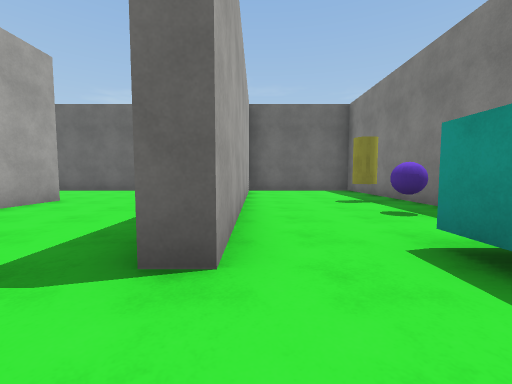
View 1 (above)

16 first-person views from a walk through a 3-D level made in the Unity game engine. The camera is 1.2 m above the floor, tilts 4° down and sees 90° across. The floor is counted in squares, 2 m on a side. Each view is taken from the middle of a square. On the plan, view 1 faces up. The plan holds only what a view shows up to about 9 squares ahead; the rest is blank. Surface patterns are stand-ins for the level's own textures.

View 2
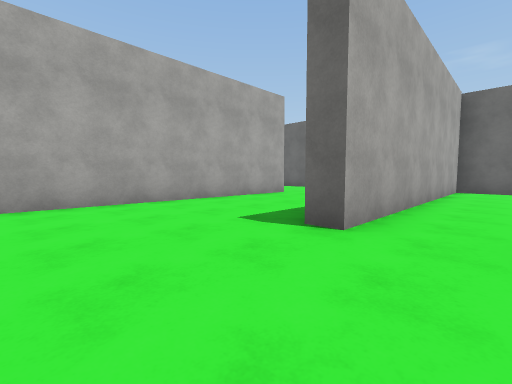

View 3
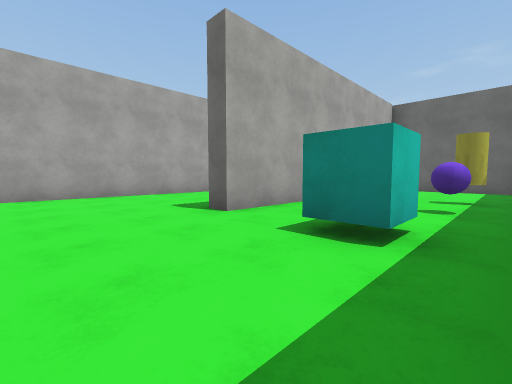

View 4
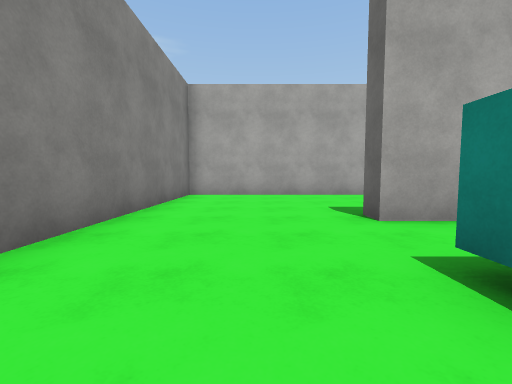

View 5
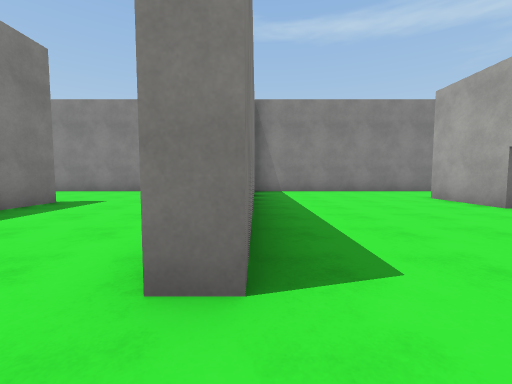

View 6
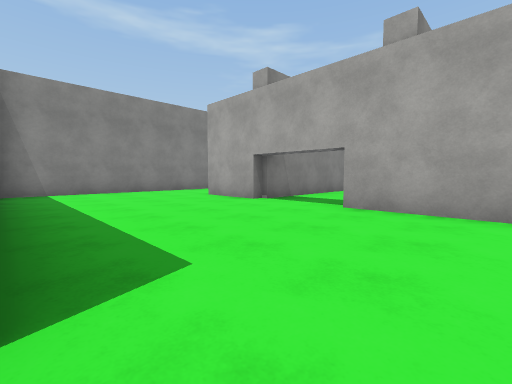

View 7
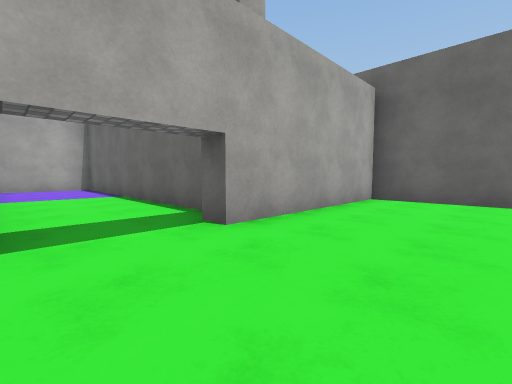

View 8
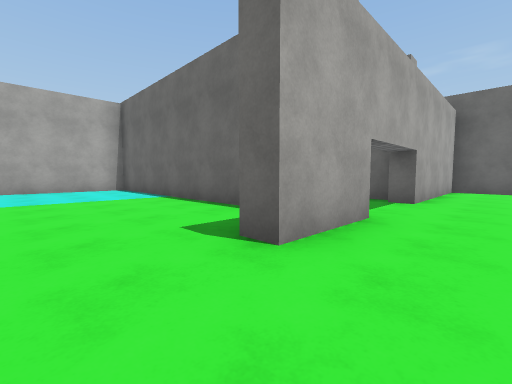

View 9
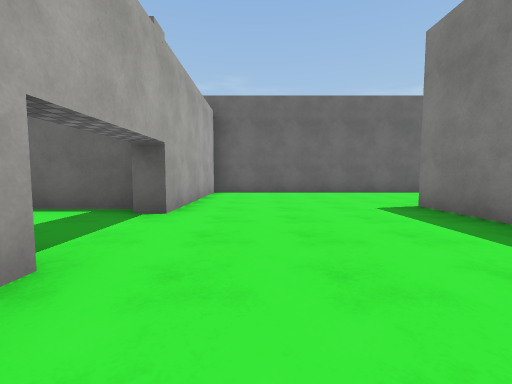

View 10
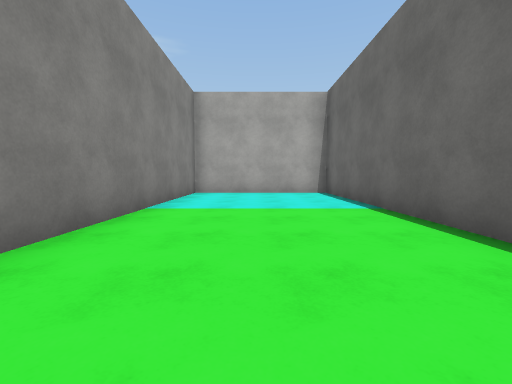

View 11
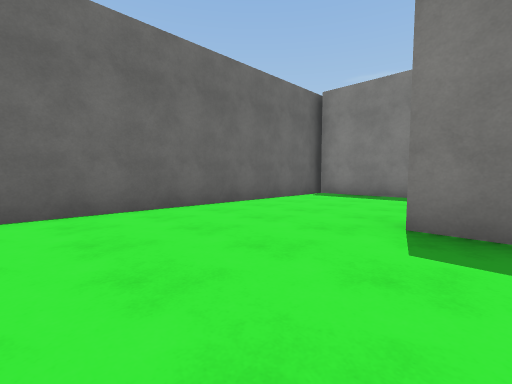

View 12
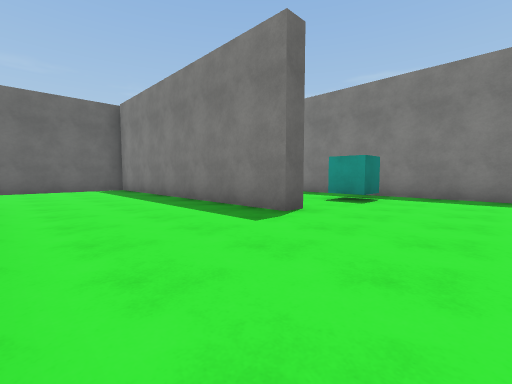

View 13
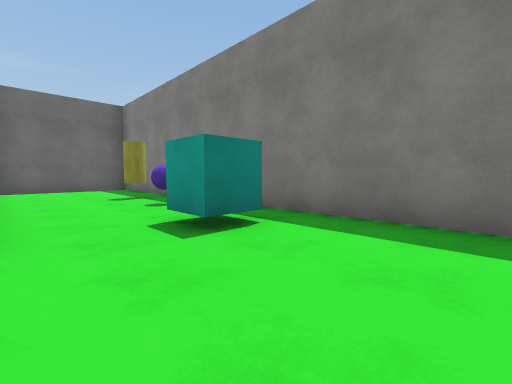

View 14
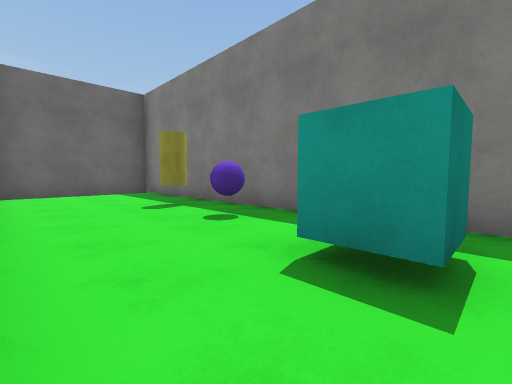

View 15
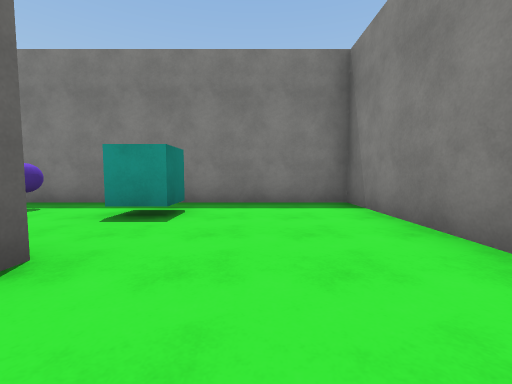

View 16
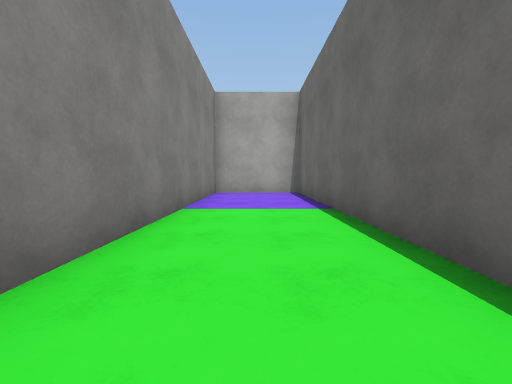

### Floor plan
Points are (right, up) in squares from view 1. A wall is a line through its corners. A room is listed if a view was taken in it or the views show most of it. See-through windows are left out.
Room 1 (views 1, 2, 3, 4, 5, 6, 7, 8, 9, 10, 11, 12, 13, 14, 15, 16)
walls: (-4.9, 2.2) (-4.9, 5.8) (-4.4, 5.8) (-4.4, -1.9) (3.4, -1.9) (3.4, 9.5) (-9.4, 9.5) (-9.4, 4.9) (-9.9, 4.9); (-9.8, 2.6) (-9.4, 2.6) (-9.4, 0.6) (-9.9, 0.6); (-10, 5.4) (-18.1, 5.4) (-18.1, 2.7) (-9.6, 2.7); (-11.6, 2.2) (-18.1, 2.2) (-18.1, -1.9) (-4.9, -1.9); (-0.2, 9.4) (-0.2, 1.6) (-0.7, 1.6) (-0.7, 9.4)
ways out: gap at (-10, 9)
objects: cyan cube (2, 2); ball (2, 4); yellow cylinder (2, 6)

Where each view was taken, in squares from view 1:
view 1: 0 up, 0 right, facing up
view 2: 1 down, 1 right, facing up-left
view 3: 1 down, 3 right, facing up-left
view 4: 0 up, 3 right, facing left
view 5: 7 up, 5 left, facing down
view 6: 7 up, 5 left, facing down-left
view 7: 3 up, 7 left, facing up-left
view 8: 1 down, 8 left, facing up-left
view 9: 1 up, 8 left, facing up
view 10: 0 up, 10 left, facing left
view 11: 5 up, 8 left, facing up-right
view 12: 1 down, 4 left, facing up-right
view 13: 1 down, 0 right, facing up-right
view 14: 1 up, 0 right, facing up-right
view 15: 0 up, 2 left, facing right
view 16: 4 up, 10 left, facing left
